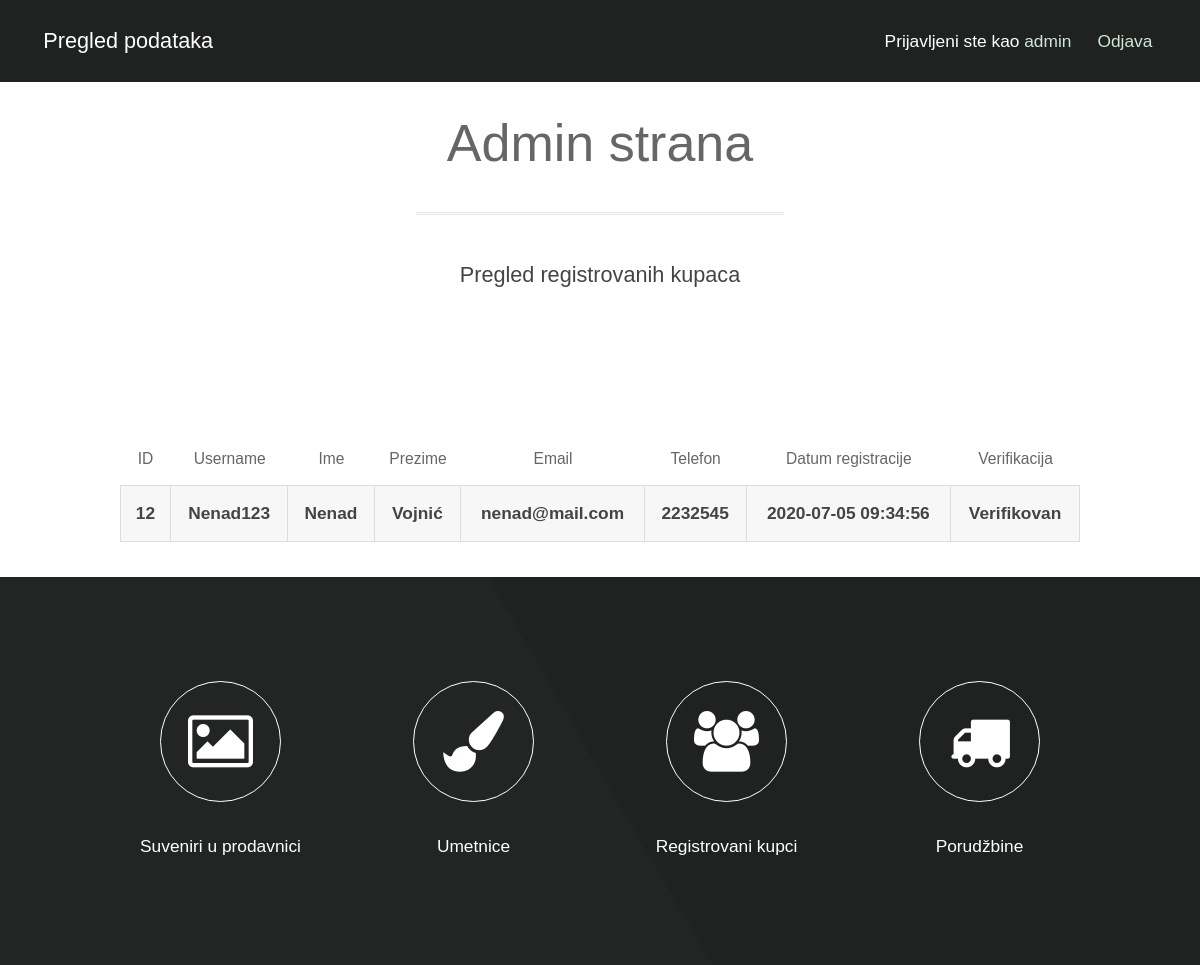
/admin/adminCustomersOverview.php (signed in), run on an earlier commit of the app's database.
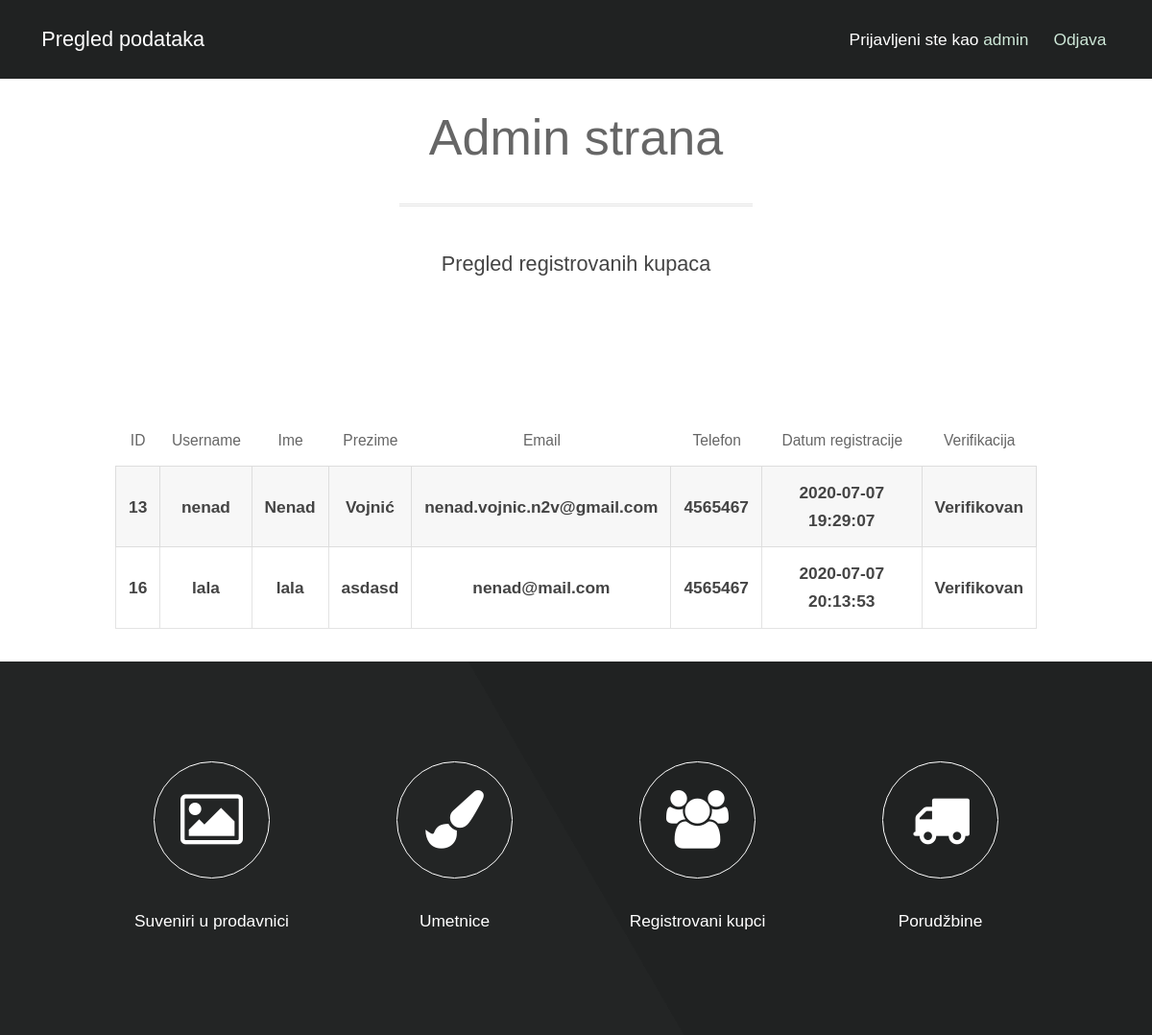
And on a later commit of the database.
### tables this page shows
CREATE TABLE `customers` (
  `id` int(8) NOT NULL,
  `cust_name` varchar(25) NOT NULL,
  `cust_surname` varchar(25) NOT NULL,
  `cust_email` varchar(35) NOT NULL,
  `cust_phone` varchar(15) NOT NULL,
  `cust_username` varchar(25) NOT NULL,
  `cust_password` varchar(200) NOT NULL,
  `cust_vkey` varchar(255) NOT NULL,
  `cust_verified` tinyint(1) NOT NULL DEFAULT 0,
  `cust_createdate` timestamp NOT NULL DEFAULT current_timestamp() ON UPDATE current_timestamp()
);

### admin/adminCustomersOverview.php (the view, shortened to what this page needs)
<!DOCTYPE html>
<html lang="en">
<head>
</head>
<body>
<header id="header" style="position: fixed">
    <h1><a href="adminOverview.php">Pregled podataka</a></h1>
    <nav id="nav">
        <ul>
            <?php
            if (isset($_SESSION['u_id'])) {
                echo '<li>Prijavljeni ste kao <span style="color: #cee8d8;">'.$_SESSION['u_id'].'</span></li>';
                echo '<li><a href="adminIncludes/adminLogout.php">Odjava</a></li>';}
            ?>
        </ul>
    </nav>
</header>
<section id="main" class="wrapper">
    <div class="container">
        <header class="major">
            <h2>Admin strana</h2>
            <p>Pregled registrovanih kupaca</p>
        </header>
    </div>
</section>
<section>
    <div class="container">
        <div class="table-wrapper">
            <table class="alt" style="text-align: center; width: 100%;">
                <thead>
                <tr>
                    <th>ID</th>
                    <th>Username</th>
                    <th>Ime</th>
                    <th>Prezime</th>
                    <th>Email</th>
                    <th>Telefon</th>
                    <th>Datum registracije</th>
                    <th>Verifikacija</th>
                </tr>
                </thead>
                <tbody>
                    <?php
                    require "../db_config.php";
                    $sql = "SELECT * FROM customers";
                    $query = mysqli_query($connection,$sql);
                    while ($row = mysqli_fetch_array($query)){
                        $verified=$row['cust_verified'] ? 'Verifikovan' : 'Nije verifikovan';
                        echo "<tr>";
                        echo "<td style='vertical-align: middle; font-weight: bold'>" . $row['id'] . "</td>";
                        echo "<td style='vertical-align: middle; font-weight: bold'>" . $row['cust_username'] . "</td>";
                        echo "<td style='vertical-align: middle; font-weight: bold'>" . $row['cust_name'] . "</td>";
                        echo "<td style='vertical-align: middle; font-weight: bold'>" . $row['cust_surname'] . "</td>";
                        echo "<td style='vertical-align: middle; font-weight: bold'>" . $row['cust_email'] . "</td>";
                        echo "<td style='vertical-align: middle; font-weight: bold'>" . $row['cust_phone'] . "</td>";
                        echo "<td style='vertical-align: middle; font-weight: bold'>" . $row['cust_createdate'] . "</td>";
                        echo "<td style='vertical-align: middle; font-weight: bold'>" . $verified . "</td>";
                        echo "</tr>";
                    }
                    ?>
                </tbody>
            </table>
        </div>
    </div>
</section>
<section class="wrapper style1 align-center">
    <div class="container">
        <div class="row 200%">
            <section class="3u 12u$(small)">
                <a href="adminSouvenirsOverview.php"><i class="fa icon big rounded fa-image"></i>
                    <p>Suveniri u prodavnici</p></a>
            </section>
            <section class="3u 12u$(small)">
                <a href="adminAuthorsOverview.php"><i class="fa icon big rounded fa-paint-brush"></i>
                    <p>Umetnice</p></a>
            </section>
            <section class="3u 12u$(small)">
                <a href="adminCustomersOverview.php"><i class="fa icon big rounded fa-users"></i>
                    <p>Registrovani kupci</p></a>
            </section>
            <section class="3u 12u$(small)">
                <a href="adminOrdersOverview.php"><i class="fa icon big rounded fa-truck"></i>
                    <p>Porudžbine</p></a>
            </section>
        </div>
    </div>
</section>
</body>
</html>

### admin/css/style.css (style rules this page uses)
body { background: #fff; }
body, input, select, textarea { color: #444; font-family: "Calibri", sans-serif; font-size: 15pt; font-weight: 300; line-height: 1.65em; }
a { color: #fff; text-decoration: none; }
em, i { font-style: italic; }
p { margin: 0 0 2em 0; }
h1, h2, h3, h4, h5, h6 { color: #666; font-weight: 300; line-height: 1em; margin: 0 0 1em 0; }
h1 a, h2 a, h3 a, h4 a, h5 a, h6 a { color: inherit; text-decoration: none; }
h2 { font-size: 1.75em; line-height: 1.5em; }
.align-center { text-align: center; }
header p { position: relative; margin: 0 0 1.5em 0; }
header h2 + p { font-size: 1.25em; margin-top: -1em; line-height: 1.5em; }
header.major { text-align: center; margin-bottom: 3em; }
header.major h2 { font-size: 3em; }
header.major p { border-top: medium double rgba(144, 144, 144, 0.25); display: inline-block; padding: 2em 2em 0 2em; }
.icon { text-decoration: none; border-bottom: none; position: relative; }
.icon:before { -moz-osx-font-smoothing: grayscale; -webkit-font-smoothing: antialiased; font-family: FontAwesome; font-style: normal; font-weight: normal; text-transform: none !important; }
.icon.rounded { border-radius: 100%; border: 1px solid #4dac71; display: inline-block; height: 2em; line-height: 2em; text-align: center; width: 2em; }
.icon.rounded.big { font-size: 3.5em; }
ul { list-style: disc; margin: 0 0 2em 0; padding-left: 1em; }
ul li { padding-left: 0.5em; }
.table-wrapper { -webkit-overflow-scrolling: touch; overflow-x: auto; display: flex; justify-content: center; align-items: center; }
table { margin: 0 0 2em 0; width: 60%; }
table tbody tr { border: solid 1px rgba(144, 144, 144, 0.25); border-left: 0; border-right: 0; }
table tbody tr:nth-child(2n + 1) { background-color: rgba(144, 144, 144, 0.075); }
table td { padding: 0.75em 0.75em; }
table th { color: #666; font-size: 0.9em; font-weight: 400; padding: 0 0.75em 0.75em 0.75em; text-align: center; }
table thead { border-bottom: solid 2px rgba(144, 144, 144, 0.25); }
table.alt { border-collapse: separate; }
table.alt tbody tr td { border: solid 1px rgba(144, 144, 144, 0.25); border-left-width: 0; border-top-width: 0; }
table.alt tbody tr td:first-child { border-left-width: 1px; }
table.alt tbody tr:first-child td { border-top-width: 1px; }
table.alt thead { border-bottom: 0; }
#header { background-color: #202222; color: #ffffff; cursor: default; height: 4.75em; line-height: 4.75em; width: 100%; z-index: 10000; }
#header h1 { color: #ffffff; height: inherit; left: 2.5em; line-height: inherit; margin: 0; padding: 0; position: absolute; top: 0; }
#header h1 a { font-size: 1.25em; }
#header nav { height: inherit; line-height: inherit; position: absolute; right: 2.75em; top: 0; vertical-align: middle; }
#header nav > ul { list-style: none; margin: 0; padding-left: 0; }
#header nav > ul > li { border-radius: 4px; display: inline-block; margin-left: 1.5em; padding-left: 0; }
#header nav > ul > li a { -moz-transition: color 0.2s ease-in-out; -webkit-transition: color 0.2s ease-in-out; -o-transition: color 0.2s ease-in-out; -ms-transition: color 0.2s ease-in-out; transition: color 0.2s ease-in-out; color: #cee8d8; display: inline-block; text-decoration: none; }
#header nav > ul > li:first-child { margin-left: 0; }
.wrapper { padding: 6em 0em 4em; }
.wrapper.style1 { background-color: #202222; -moz-background-image: linear-gradient(60deg, #232525 50%, #202222 50%); -webkit-background-image: linear-gradient(60deg, #232525 50%, #202222 50%); -o-background-image: linear-gradient(60deg, #232525 50%, #202222 50%); -ms-background-image: linear-gradient(60deg, #232525 50%, #202222 50%); background-image: linear-gradient(60deg, #232525 50%, #202222 50%); color: #ffffff; }
.wrapper.style1 .icon.big { border-color: #ffffff; margin-bottom: 0.5em; }

### admin/css/style-xlarge.css (style rules this page uses)
body, input, select, textarea { font-size: 13pt; }

### admin/css/style-large.css (style rules this page uses)
body, input, select, textarea { font-size: 13pt; }

What changed in the data, as far as the page shows it:
removed customers: id "12", cust_username "Nenad123", cust_name "Nenad", cust_surname "Vojnić", cust_email "nenad@mail.com", cust_phone "2232545", cust_createdate "2020-07-05 09:34:56", cust_verified "Verifikovan"
added customers: id "13", cust_username "nenad", cust_name "Nenad", cust_surname "Vojnić", cust_email "nenad.vojnic.n2v@gmail.com", cust_phone "4565467", cust_createdate "2020-07-07 19:29:07", cust_verified "Verifikovan"
added customers: id "16", cust_username "lala", cust_name "lala", cust_surname "asdasd", cust_email "nenad@mail.com", cust_phone "4565467", cust_createdate "2020-07-07 20:13:53", cust_verified "Verifikovan"
